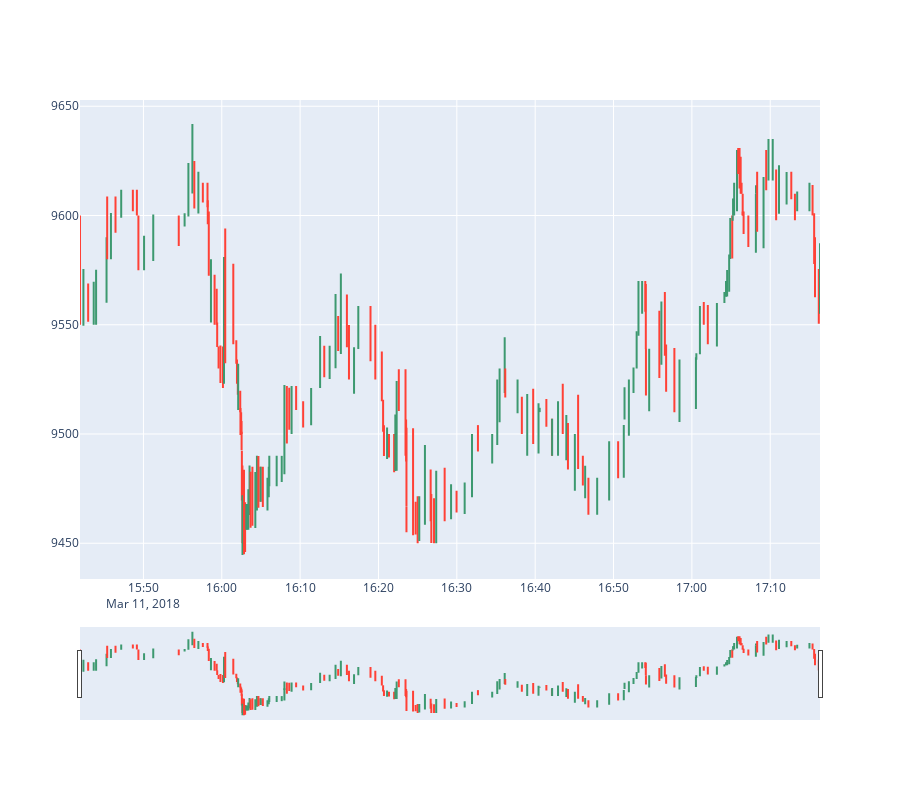

Notebook code cell kept with this figure:
### Code cell
fig = go.Figure(data=[go.Candlestick(x = db2['time'],
                                     open = db2['open'], 
                                     high = db2['high'],
                                     low = db2['low'], 
                                     close = db2['close'])])
fig.update_layout(
    autosize=True,
    height=800,
)
fig.show()

### Figure 1 — Plotly figure (JSON) as saved in the notebook; plotly's stock layout.template omitted (floating-point values rounded to 4 significant figures; data arrays with more than 128 entries replaced by an {"elided": "..."} marker saying what was removed)
{"data": [{"close": {"elided": "200 float values"}, "high": {"elided": "200 float values"}, "low": {"elided": "200 float values"}, "open": {"elided": "200 float values"}, "type": "candlestick", "x": {"elided": "200 str values"}}], "layout": {"autosize": true, "height": 800}}
